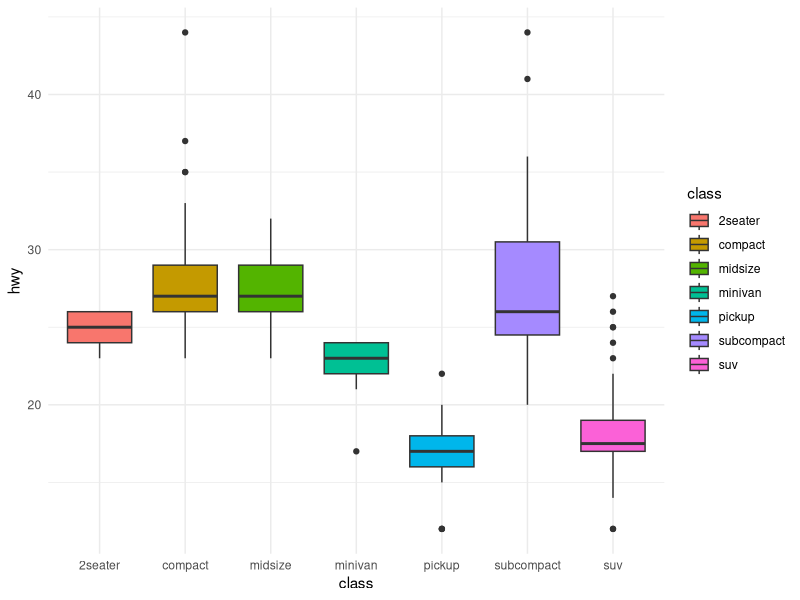

R code for this plot:
## ---- chunk 1
library(tidyverse)
## ---- chunk 2
mpg %>% 
  ggplot(mapping = aes(x=class, y=hwy, fill=class))+
  geom_boxplot() +
  theme_minimal()
